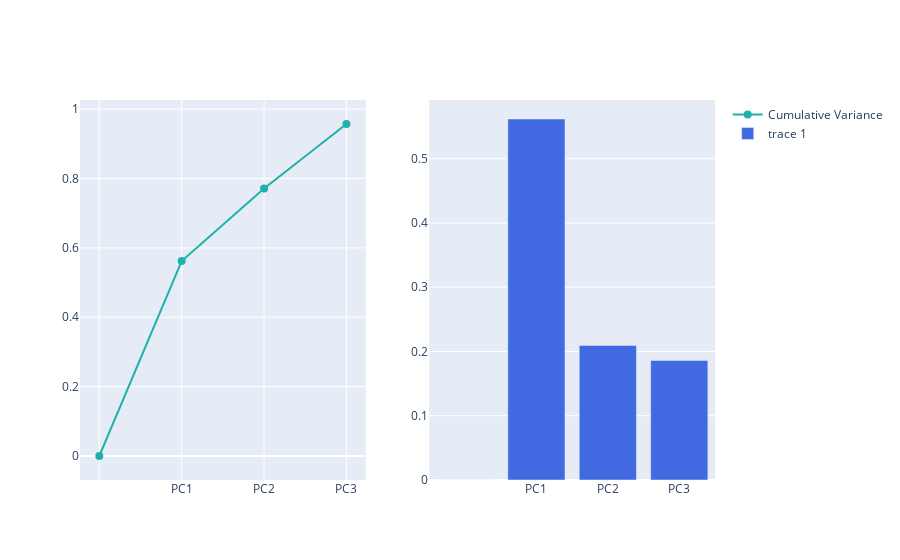

This figure's notebook cell:
### Code cell
from plotly.subplots import make_subplots
fig = make_subplots(rows=1, cols=2)

fig.add_trace(
    go.Scatter(
        x=df_explained_variance['PC'],
        y=df_explained_variance['Cumulative Variance'],
        marker=dict(size=8, color="LightSeaGreen"),
        name="Cumulative Variance"
    ), row=1, col=1)

fig.add_trace(
    go.Bar(
        x=df_explained_variance['PC'],
        y=df_explained_variance['Explained Variance'],
        marker=dict(color="RoyalBlue"),
    ), row=1, col=2
    )

fig.show()

### Figure 1 — Plotly figure (JSON) as saved in the notebook; plotly's stock layout.template omitted (floating-point values rounded to 4 significant figures)
{"data": [{"marker": {"color": "LightSeaGreen", "size": 8}, "name": "Cumulative Variance", "type": "scatter", "x": ["", "PC1", "PC2", "PC3"], "xaxis": "x", "y": [0, 0.562, 0.771, 0.957], "yaxis": "y"}, {"marker": {"color": "RoyalBlue"}, "type": "bar", "x": ["", "PC1", "PC2", "PC3"], "xaxis": "x2", "y": [0, 0.5617, 0.2093, 0.1859], "yaxis": "y2"}], "layout": {"xaxis": {"anchor": "y", "domain": [0, 0.45]}, "xaxis2": {"anchor": "y2", "domain": [0.55, 1]}, "yaxis": {"anchor": "x", "domain": [0, 1]}, "yaxis2": {"anchor": "x2", "domain": [0, 1]}}}
